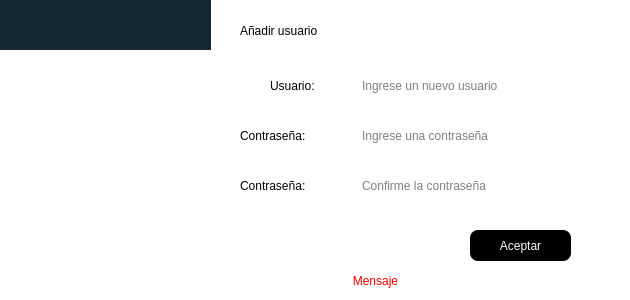
<?xml version="1.0" encoding="UTF-8"?>
<ui version="4.0">
 <class>insert_userW</class>
 <widget class="QDialog" name="insert_userW">
  <property name="windowModality">
   <enum>Qt::ApplicationModal</enum>
  </property>
  <property name="geometry">
   <rect>
    <x>0</x>
    <y>0</y>
    <width>630</width>
    <height>300</height>
   </rect>
  </property>
  <property name="minimumSize">
   <size>
    <width>630</width>
    <height>300</height>
   </size>
  </property>
  <property name="maximumSize">
   <size>
    <width>630</width>
    <height>300</height>
   </size>
  </property>
  <property name="cursor">
   <cursorShape>ArrowCursor</cursorShape>
  </property>
  <property name="windowTitle">
   <string>Añadir usuario</string>
  </property>
  <property name="styleSheet">
   <string notr="true">background-color: rgb(255, 255, 255);</string>
  </property>
  <widget class="QLabel" name="label_3">
   <property name="geometry">
    <rect>
     <x>240</x>
     <y>10</y>
     <width>141</width>
     <height>41</height>
    </rect>
   </property>
   <property name="styleSheet">
    <string notr="true">font: 900 14pt &quot;Segoe UI Black&quot;;</string>
   </property>
   <property name="text">
    <string>Añadir usuario</string>
   </property>
  </widget>
  <widget class="QLabel" name="label_2">
   <property name="geometry">
    <rect>
     <x>270</x>
     <y>70</y>
     <width>71</width>
     <height>31</height>
    </rect>
   </property>
   <property name="styleSheet">
    <string notr="true">font: 14pt &quot;Arial&quot;;</string>
   </property>
   <property name="text">
    <string>Usuario:</string>
   </property>
   <property name="buddy">
    <cstring>txtUsuario2</cstring>
   </property>
  </widget>
  <widget class="QLabel" name="label_4">
   <property name="geometry">
    <rect>
     <x>240</x>
     <y>120</y>
     <width>101</width>
     <height>31</height>
    </rect>
   </property>
   <property name="styleSheet">
    <string notr="true">
font: 14pt &quot;Arial&quot;;</string>
   </property>
   <property name="text">
    <string>Contraseña:</string>
   </property>
   <property name="buddy">
    <cstring>txtClave2</cstring>
   </property>
  </widget>
  <widget class="QLineEdit" name="txtUsuario2">
   <property name="geometry">
    <rect>
     <x>360</x>
     <y>70</y>
     <width>221</width>
     <height>31</height>
    </rect>
   </property>
   <property name="styleSheet">
    <string notr="true">font: 14pt &quot;Arial&quot;;
border-radius:8px</string>
   </property>
   <property name="placeholderText">
    <string>Ingrese un nuevo usuario</string>
   </property>
  </widget>
  <widget class="QLineEdit" name="txtClave2">
   <property name="geometry">
    <rect>
     <x>360</x>
     <y>120</y>
     <width>211</width>
     <height>31</height>
    </rect>
   </property>
   <property name="styleSheet">
    <string notr="true">font: 14pt &quot;Arial&quot;;
border-radius:8px</string>
   </property>
   <property name="echoMode">
    <enum>QLineEdit::Password</enum>
   </property>
   <property name="placeholderText">
    <string>Ingrese una contraseña</string>
   </property>
  </widget>
  <widget class="QPushButton" name="btnAceptar">
   <property name="geometry">
    <rect>
     <x>470</x>
     <y>230</y>
     <width>101</width>
     <height>31</height>
    </rect>
   </property>
   <property name="cursor">
    <cursorShape>OpenHandCursor</cursorShape>
   </property>
   <property name="styleSheet">
    <string notr="true">font: 14pt &quot;Arial&quot;;
background-color: rgb(0, 0, 0);
color: rgb(255, 255, 255);


border-radius:8px</string>
   </property>
   <property name="text">
    <string>Aceptar</string>
   </property>
  </widget>
  <widget class="QLabel" name="lblMensaje2">
   <property name="geometry">
    <rect>
     <x>220</x>
     <y>270</y>
     <width>311</width>
     <height>21</height>
    </rect>
   </property>
   <property name="styleSheet">
    <string notr="true">color: rgb(255, 0, 0);
font: 14pt &quot;Arial&quot;;</string>
   </property>
   <property name="text">
    <string>Mensaje</string>
   </property>
   <property name="alignment">
    <set>Qt::AlignCenter</set>
   </property>
  </widget>
  <widget class="QLabel" name="label_5">
   <property name="geometry">
    <rect>
     <x>240</x>
     <y>170</y>
     <width>101</width>
     <height>31</height>
    </rect>
   </property>
   <property name="styleSheet">
    <string notr="true">
font: 14pt &quot;Arial&quot;;</string>
   </property>
   <property name="text">
    <string>Contraseña:</string>
   </property>
   <property name="buddy">
    <cstring>txtClave2</cstring>
   </property>
  </widget>
  <widget class="QLineEdit" name="txtClave3">
   <property name="geometry">
    <rect>
     <x>360</x>
     <y>170</y>
     <width>211</width>
     <height>31</height>
    </rect>
   </property>
   <property name="styleSheet">
    <string notr="true">font: 14pt &quot;Arial&quot;;
border-radius:8px</string>
   </property>
   <property name="echoMode">
    <enum>QLineEdit::Password</enum>
   </property>
   <property name="placeholderText">
    <string>Confirme la contraseña</string>
   </property>
  </widget>
  <widget class="QLabel" name="label">
   <property name="geometry">
    <rect>
     <x>0</x>
     <y>0</y>
     <width>211</width>
     <height>301</height>
    </rect>
   </property>
   <property name="styleSheet">
    <string notr="true">background-color: rgb(17, 40, 52);</string>
   </property>
   <property name="text">
    <string/>
   </property>
   <property name="pixmap">
    <pixmap>../images/orca.png</pixmap>
   </property>
  </widget>
  <widget class="QLabel" name="label_6">
   <property name="geometry">
    <rect>
     <x>0</x>
     <y>50</y>
     <width>211</width>
     <height>251</height>
    </rect>
   </property>
   <property name="text">
    <string/>
   </property>
   <property name="pixmap">
    <pixmap>../images/orca.png</pixmap>
   </property>
   <property name="scaledContents">
    <bool>true</bool>
   </property>
  </widget>
 </widget>
 <resources/>
 <connections/>
</ui>
